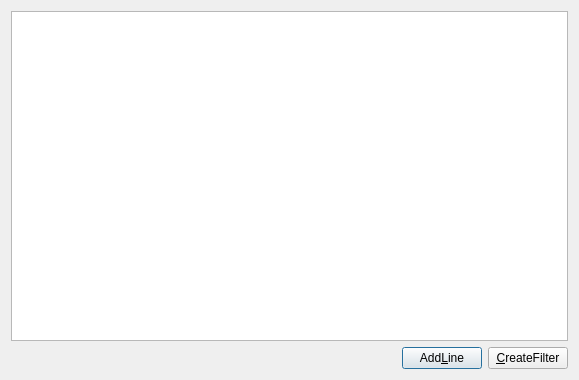
<?xml version="1.0" encoding="UTF-8"?>
<ui version="4.0">
 <class>FilterDialog</class>
 <widget class="QDialog" name="FilterDialog">
  <property name="geometry">
   <rect>
    <x>0</x>
    <y>0</y>
    <width>579</width>
    <height>380</height>
   </rect>
  </property>
  <property name="windowTitle">
   <string>FilterDialog</string>
  </property>
  <layout class="QGridLayout" name="gridLayout">
   <item row="0" column="0" colspan="3">
    <widget class="QTableView" name="filterTableView">
     <property name="autoFillBackground">
      <bool>true</bool>
     </property>
     <property name="alternatingRowColors">
      <bool>true</bool>
     </property>
    </widget>
   </item>
   <item row="1" column="0">
    <spacer name="horizontalSpacer">
     <property name="orientation">
      <enum>Qt::Horizontal</enum>
     </property>
     <property name="sizeHint" stdset="0">
      <size>
       <width>467</width>
       <height>20</height>
      </size>
     </property>
    </spacer>
   </item>
   <item row="1" column="1">
    <widget class="QPushButton" name="addLinePushButton">
     <property name="text">
      <string>Add&amp;Line</string>
     </property>
    </widget>
   </item>
   <item row="1" column="2">
    <widget class="QPushButton" name="addFilterPushButton">
     <property name="text">
      <string>&amp;CreateFilter</string>
     </property>
    </widget>
   </item>
  </layout>
 </widget>
 <resources/>
 <connections/>
</ui>
